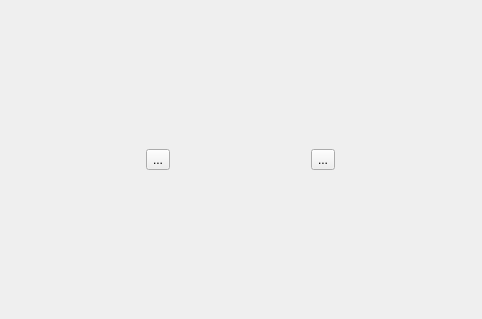
<?xml version="1.0" encoding="UTF-8"?>
<ui version="4.0">
 <class>Form</class>
 <widget class="QWidget" name="Form">
  <property name="geometry">
   <rect>
    <x>0</x>
    <y>0</y>
    <width>482</width>
    <height>319</height>
   </rect>
  </property>
  <property name="windowTitle">
   <string>Form</string>
  </property>
  <layout class="QGridLayout" name="gridLayout">
   <item row="0" column="0">
    <widget class="QToolButton" name="play_button">
     <property name="text">
      <string>...</string>
     </property>
     <property name="icon">
      <iconset theme="media-playback-start-symbolic"/>
     </property>
    </widget>
   </item>
   <item row="0" column="1">
    <widget class="QToolButton" name="stop_button">
     <property name="text">
      <string>...</string>
     </property>
     <property name="icon">
      <iconset theme="media-playback-stop-symbolic"/>
     </property>
    </widget>
   </item>
  </layout>
 </widget>
 <resources/>
 <connections/>
</ui>
